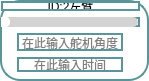
           <widget class="QFrame" name="frame_2">
            <property name="enabled">
             <bool>true</bool>
            </property>
            <property name="layoutDirection">
             <enum>Qt::LayoutDirection::RightToLeft</enum>
            </property>
            <property name="styleSheet">
             <string notr="true">* {
  background: white; /* 背景改为白色 */
  border: 2px solid #59969b; /* 使用与滑块一致的颜色 */
  border-radius: 20px;
}

</string>
            </property>
            <property name="frameShape">
             <enum>QFrame::Shape::StyledPanel</enum>
            </property>
            <property name="frameShadow">
             <enum>QFrame::Shadow::Raised</enum>
            </property>
            <widget class="QLabel" name="label_id2">
             <property name="geometry">
              <rect>
               <x>1</x>
               <y>1</y>
               <width>139</width>
               <height>10</height>
              </rect>
             </property>
             <property name="minimumSize">
              <size>
               <width>0</width>
               <height>10</height>
              </size>
             </property>
             <property name="maximumSize">
              <size>
               <width>16777215</width>
               <height>10</height>
              </size>
             </property>
             <property name="styleSheet">
              <string notr="true">QLabel{border: none; /* 去掉控件的边框 */}
QLabel{background: none; /* 去掉控件的边框 */}
border: none; </string>
             </property>
             <property name="text">
              <string>ID:2左臂</string>
             </property>
             <property name="alignment">
              <set>Qt::AlignmentFlag::AlignCenter</set>
             </property>
            </widget>
            <widget class="QLineEdit" name="lineEdit_servo2">
             <property name="enabled">
              <bool>true</bool>
             </property>
             <property name="geometry">
              <rect>
               <x>17</x>
               <y>33</y>
               <width>106</width>
               <height>18</height>
              </rect>
             </property>
             <property name="maximumSize">
              <size>
               <width>120</width>
               <height>16777215</height>
              </size>
             </property>
             <property name="layoutDirection">
              <enum>Qt::LayoutDirection::LeftToRight</enum>
             </property>
             <property name="styleSheet">
              <string notr="true">QLineEdit {
            border-top: none;
            border-left: none;
            border-right: none;
            border-bottom: 1px solid black;
            background-color: transparent;
        }
        
        QLineEdit:focus {
            border-bottom: 1px solid #2a70f4;
        }
border: none; </string>
             </property>
             <property name="alignment">
              <set>Qt::AlignmentFlag::AlignCenter</set>
             </property>
             <property name="placeholderText">
              <string>在此输入舵机角度</string>
             </property>
            </widget>
            <widget class="QSlider" name="Slider_Servo2">
             <property name="geometry">
              <rect>
               <x>1</x>
               <y>17</y>
               <width>139</width>
               <height>10</height>
              </rect>
             </property>
             <property name="maximumSize">
              <size>
               <width>16777215</width>
               <height>10</height>
              </size>
             </property>
             <property name="layoutDirection">
              <enum>Qt::LayoutDirection::LeftToRight</enum>
             </property>
             <property name="styleSheet">
              <string notr="true">QSlider::groove:horizontal {
    border: none;
    height: 10px;
    background-color: lightgray;
    border-radius: 5px;
}

QSlider::handle:horizontal {
    width: 12px; /* 增大滑块的宽度 */
    margin: -1px 0px -1px -5px;
    border-radius: 6px; /* 也可以调整圆角半径以匹配滑块的大小 */
    background-color: white;
}

QSlider::sub-page:horizontal {
    background-color: qlineargradient(x1:0, y1:0, x2:1, y2:1, stop:0 #59969b, stop:1 #04e7fa);
    border-radius: 5px;
}
</string>
             </property>
             <property name="minimum">
              <number>0</number>
             </property>
             <property name="maximum">
              <number>240</number>
             </property>
             <property name="orientation">
              <enum>Qt::Orientation::Horizontal</enum>
             </property>
             <property name="invertedAppearance">
              <bool>false</bool>
             </property>
             <property name="tickPosition">
              <enum>QSlider::TickPosition::NoTicks</enum>
             </property>
             <property name="tickInterval">
              <number>1</number>
             </property>
            </widget>
            <widget class="QLineEdit" name="lineEdit_time2">
             <property name="geometry">
              <rect>
               <x>17</x>
               <y>57</y>
               <width>106</width>
               <height>15</height>
              </rect>
             </property>
             <property name="maximumSize">
              <size>
               <width>120</width>
               <height>15</height>
              </size>
             </property>
             <property name="styleSheet">
              <string notr="true">QLineEdit {
            border-top: none;
            border-left: none;
            border-right: none;
            border-bottom: 1px solid black;
            background-color: transparent;
        }
        
        QLineEdit:focus {
            border-bottom: 1px solid #2a70f4;
        }
border: none; </string>
             </property>
             <property name="alignment">
              <set>Qt::AlignmentFlag::AlignCenter</set>
             </property>
             <property name="dragEnabled">
              <bool>false</bool>
             </property>
             <property name="placeholderText">
              <string>在此输入时间</string>
             </property>
            </widget>
           </widget>
